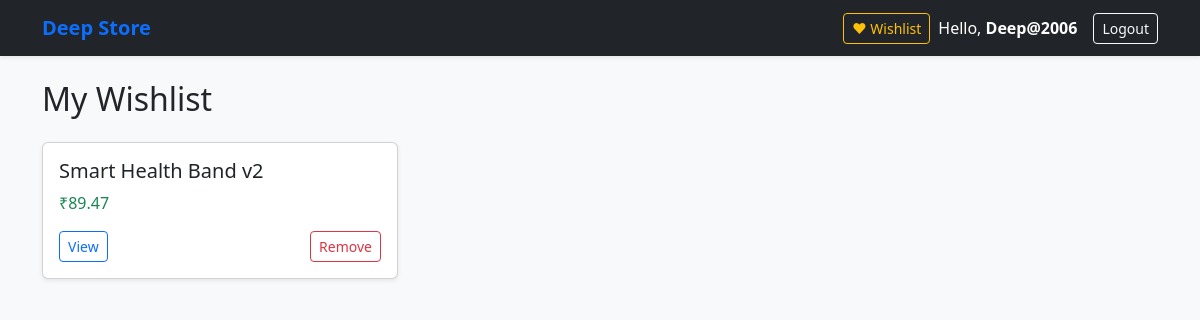
Before: /wishlist/ (signed in) with the older database file.
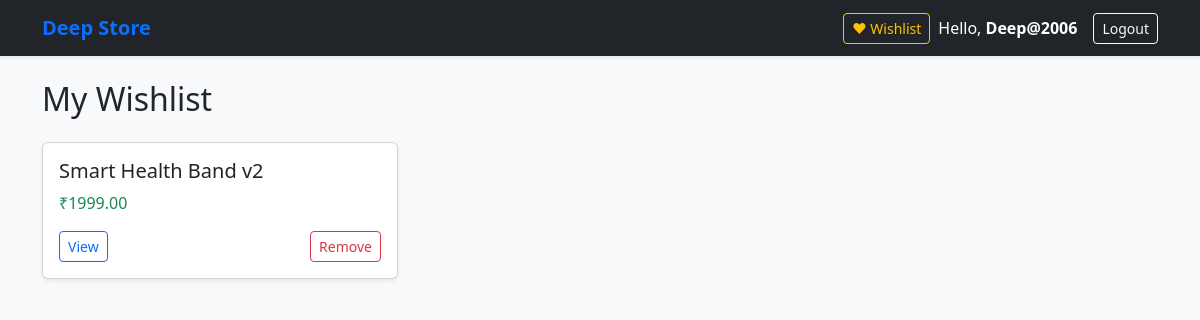
After: the same page with the newer database file.
### shop/models.py (models this page shows, shortened)
class Wishlist(models.Model):
    user = models.ForeignKey(User, on_delete=models.CASCADE)
    product = models.ForeignKey(Product, on_delete=models.CASCADE)
    created_at = models.DateTimeField(auto_now_add=True)
    class Meta:
        unique_together = ('user', 'product') # Prevents duplicate wishlist entries

class Product(models.Model):
    category = models.ForeignKey(Category, on_delete=models.CASCADE, related_name='products')
    name = models.CharField(max_length=200)
    slug = models.SlugField(max_length=200, unique=True)
    description = models.TextField()
    price = models.DecimalField(max_digits=10, decimal_places=2)
    stock = models.IntegerField(default=0)
    image = models.ImageField(upload_to='products/', blank=True, null=True)
    is_available = models.BooleanField(default=True)
    created_at = models.DateTimeField(auto_now_add=True)
    updated_at = models.DateTimeField(auto_now=True)

### shop/views.py (the view)
# urls.py: path('wishlist/', views.wishlist_view, name='wishlist'),
@login_required
def wishlist_view(request):
    wishlist_items = Wishlist.objects.filter(user=request.user)
    return render(request, 'shop/wishlist.html', {'wishlist_items': wishlist_items})

### shop/templates/shop/wishlist.html
{% extends 'shop/base.html' %}
{% block content %}
<h2>My Wishlist</h2>
<div class="row mt-4">
    {% for item in wishlist_items %}
    <div class="col-md-4 mb-4">
        <div class="card h-100 shadow-sm">
            <div class="card-body">
                <h5>{{ item.product.name }}</h5>
                <p class="text-success">₹{{ item.product.price }}</p>
                <a href="{% url 'product_detail' item.product.slug %}" class="btn btn-outline-primary btn-sm">View</a>
                <a href="{% url 'toggle_wishlist' item.product.id %}" class="btn btn-outline-danger btn-sm float-end">Remove</a>
            </div>
        </div>
    </div>
    {% empty %}
    <div class="col-12"><div class="alert alert-info">Your wishlist is empty!</div></div>
    {% endfor %}
</div>
{% endblock %}

Changed rows visible on the page:
changed through a linked row, Wishlist "Smart Health Band v2": product.price "89.47" → "1999.00"
